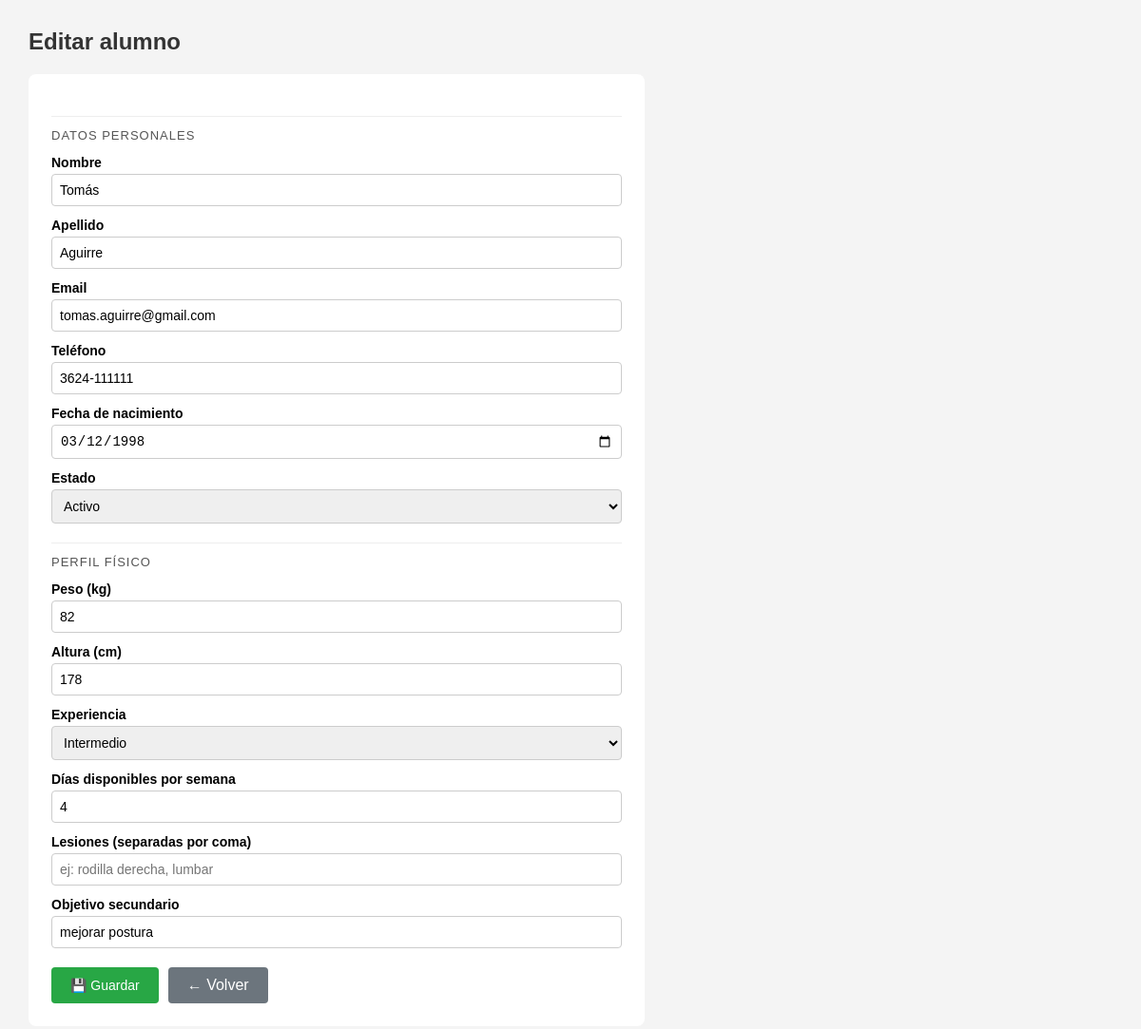
Screenshot of /alumno_form.php?id=1 with the database file from the repository.
### tables this page shows
CREATE TABLE `alumno` (
  `id_alumno`         int(11)      NOT NULL AUTO_INCREMENT,
  `nombre`            varchar(100) NOT NULL,
  `apellido`          varchar(100) NOT NULL,
  `email`             varchar(150) NOT NULL,
  `fecha_nacimiento`  date         DEFAULT NULL,
  `telefono`          varchar(50)  DEFAULT NULL,
  `perfil_fisico`     longtext DEFAULT NULL CHECK (json_valid(`perfil_fisico`)),
  `fecha_inscripcion` date         DEFAULT NULL,
  `estado`            enum('activo','inactivo','suspendido') DEFAULT 'activo',
  PRIMARY KEY (`id_alumno`),
  UNIQUE KEY `email` (`email`)
);

### alumno_form.php (the view, shortened to what this page needs)
<?php
require 'db.php';
$id     = isset($_GET['id']) ? (int)$_GET['id'] : 0;
$alumno = null;
if ($id) {
    $stmt = $conn->prepare("SELECT * FROM alumno WHERE id_alumno = ?");
    $stmt->bind_param('i', $id);
    $stmt->execute();
    $alumno = $stmt->get_result()->fetch_assoc();
}
$perfil_data = [];
if ($alumno && $alumno['perfil_fisico']) {
    $perfil_data = json_decode($alumno['perfil_fisico'], true);
}
?>
<!DOCTYPE html>
<html lang="es">
<head>
</head>
<body>
<h2><?= $id ? 'Editar alumno' : 'Nuevo alumno' ?></h2>
<div class="card">
<form method="POST">
    <p class="section-title">Datos personales</p>
    <label>Nombre</label>
    <input type="text" name="nombre" required value="<?= htmlspecialchars($alumno['nombre'] ?? '') ?>">
    <label>Apellido</label>
    <input type="text" name="apellido" required value="<?= htmlspecialchars($alumno['apellido'] ?? '') ?>">
    <label>Email</label>
    <input type="email" name="email" required value="<?= htmlspecialchars($alumno['email'] ?? '') ?>">
    <label>Teléfono</label>
    <input type="text" name="telefono" value="<?= htmlspecialchars($alumno['telefono'] ?? '') ?>">
    <label>Fecha de nacimiento</label>
    <input type="date" name="fecha_nacimiento" value="<?= $alumno['fecha_nacimiento'] ?? '' ?>">
    <label>Estado</label>
    <select name="estado">
        <?php foreach (['activo','inactivo','suspendido'] as $op): ?>
        <option value="<?= $op ?>" <?= ($alumno['estado'] ?? 'activo') === $op ? 'selected' : '' ?>><?= ucfirst($op) ?></option>
        <?php endforeach; ?>
    </select>
    <p class="section-title">Perfil físico</p>
    <label>Peso (kg)</label>
    <input type="number" step="0.1" name="peso_kg" value="<?= $perfil_data['peso_kg'] ?? '' ?>">
    <label>Altura (cm)</label>
    <input type="number" name="altura_cm" value="<?= $perfil_data['altura_cm'] ?? '' ?>">
    <label>Experiencia</label>
    <select name="experiencia">
        <?php foreach (['principiante','intermedio','avanzado'] as $op): ?>
        <option value="<?= $op ?>" <?= ($perfil_data['experiencia'] ?? '') === $op ? 'selected' : '' ?>><?= ucfirst($op) ?></option>
        <?php endforeach; ?>
    </select>
    <label>Días disponibles por semana</label>
    <input type="number" name="dias_disponibles" min="1" max="7" value="<?= $perfil_data['dias_disponibles'] ?? '' ?>">
    <label>Lesiones (separadas por coma)</label>
    <input type="text" name="lesiones" placeholder="ej: rodilla derecha, lumbar"
           value="<?= htmlspecialchars(implode(', ', $perfil_data['lesiones'] ?? [])) ?>">
    <label>Objetivo secundario</label>
    <input type="text" name="objetivo_secundario" value="<?= htmlspecialchars($perfil_data['objetivo_secundario'] ?? '') ?>">
    <div class="actions">
        <button type="submit" class="btn btn-save">💾 Guardar</button>
        <a href="index.php" class="btn-back">← Volver</a>
    </div>
</form>
</div>
</body>
</html>

### alumno_form.php (style rules this page uses)
body { font-family: Arial, sans-serif; margin: 30px; background: #f4f4f4; }
h2 { color: #333; }
.card { background: #fff; padding: 24px; border-radius: 8px; max-width: 600px; }
label { display: block; margin-top: 12px; font-weight: bold; font-size: 14px; }
input[type=text], input[type=email], input[type=date], input[type=number], select, textarea { width: 100%; padding: 8px; margin-top: 4px; box-sizing: border-box; border: 1px solid #ccc; border-radius: 4px; font-size: 14px; }
.section-title { margin-top: 20px; padding-top: 12px; border-top: 1px solid #eee; color: #555; font-size: 13px; text-transform: uppercase; letter-spacing: 1px; }
.btn { padding: 10px 20px; border: none; border-radius: 4px; cursor: pointer; font-size: 14px; }
.btn-save { background: #28a745; color: #fff; }
.btn-back { background: #6c757d; color: #fff; text-decoration: none; padding: 10px 20px; border-radius: 4px; }
.actions { margin-top: 20px; display: flex; gap: 10px; }

### rows the page displays
alumno: nombre "Tomás", apellido "Aguirre", email "tomas.aguirre@gmail.com", telefono "3624-111111", fecha_nacimiento "03/12/1998", estado "Activo", peso_kg "82", altura_cm "178", experiencia "Intermedio", dias_disponibles "4", objetivo_secundario "mejorar postura"
